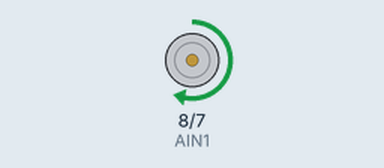
The sketch below on a simulated Arduino Uno, built with avr-gcc and run on an emulated ATmega328P. Shown: motor-driver pin pairs drawn as motors (green arrow = first pin HIGH = forward, orange = second pin HIGH = backward, longer = more drive, scaled by the enable pin).

Above: at 0.7 s.
At 2.7 s:
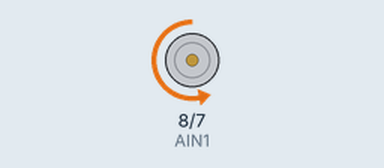
At 4.2 s:
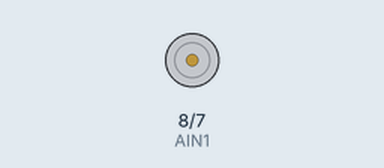
Timing chart, 0 to 6.5 s (numbered marks = the images above):
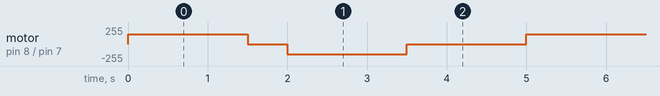

The sketch:

Motordrivertest.ino
```cpp
const int PWMA = 9, AIN1 = 8, AIN2 = 7;

void setup() {
  pinMode(AIN1, OUTPUT);
  pinMode(AIN2, OUTPUT);
  pinMode(PWMA, OUTPUT);
}

void motorA(int speed) {
  digitalWrite(AIN1, speed > 0);
  digitalWrite(AIN2, speed < 0);
  analogWrite(PWMA, abs(speed));
}

void loop() {
  motorA(150); delay(1500);
  motorA(0); delay(500);
  motorA(-150); delay(1500);
  motorA(0); delay(1500);
}
```

Measured:
- by itself, motor on pin 8 (AIN1) / pin 7 (AIN2): repeats every 5.0 s: stopped 0.50 s, backward 150/255 1.5 s, stopped 1.5 s, forward 150/255 1.5 s
